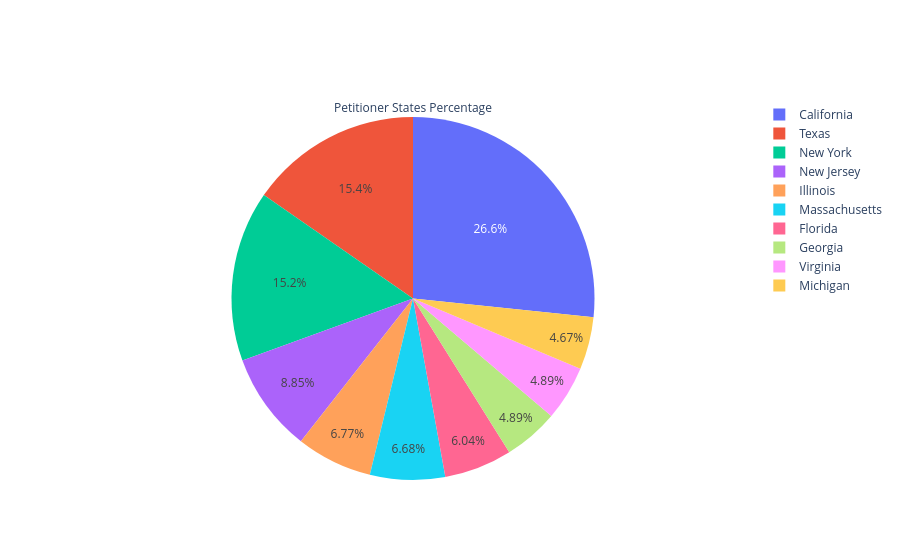

Notebook code for this chart:
### Markdown cell above
Now that I have my Top 10 states, I would like to see the pie chart again

### Code cell
fig4 = go.Figure(
    data=[
    go.Pie(
        labels=state_counts_top10.index.map(State_map), 
        values=state_counts_top10.values,
        title="Petitioner States Percentage"
        )])

fig4.show()

### Figure 1 — Plotly figure (JSON) as saved in the notebook; plotly's stock layout.template omitted (floating-point values rounded to 4 significant figures)
{"data": [{"labels": ["California", "Texas", "New York", "New Jersey", "Illinois", "Massachusetts", "Florida", "Georgia", "Virginia", "Michigan"], "title": {"text": "Petitioner States Percentage"}, "type": "pie", "values": [59890, 34501, 34164, 19898, 15219, 15006, 13584, 10996, 10983, 10505]}], "layout": {}}
